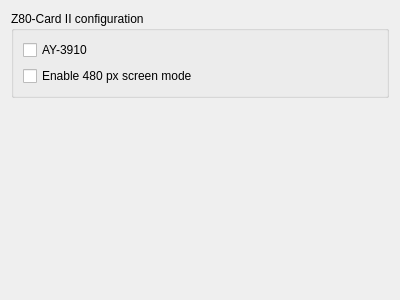
<?xml version="1.0" encoding="UTF-8"?>
<ui version="4.0">
 <class>OrionConfigWidget</class>
 <widget class="QWidget" name="OrionConfigWidget">
  <property name="geometry">
   <rect>
    <x>0</x>
    <y>0</y>
    <width>400</width>
    <height>300</height>
   </rect>
  </property>
  <property name="sizePolicy">
   <sizepolicy hsizetype="Preferred" vsizetype="Preferred">
    <horstretch>0</horstretch>
    <verstretch>0</verstretch>
   </sizepolicy>
  </property>
  <property name="windowTitle">
   <string notr="true">ApogeyConfigWidget</string>
  </property>
  <layout class="QVBoxLayout" name="verticalLayout_2">
   <item>
    <widget class="QGroupBox" name="Z80Cord2GroupBox">
     <property name="title">
      <string>Z80-Card II configuration</string>
     </property>
     <layout class="QVBoxLayout" name="verticalLayout_3">
      <item>
       <widget class="QCheckBox" name="ayCheckBox">
        <property name="text">
         <string notr="true">AY-3910</string>
        </property>
       </widget>
      </item>
      <item>
       <widget class="QCheckBox" name="enable480CheckBox">
        <property name="text">
         <string>Enable 480 px screen mode</string>
        </property>
       </widget>
      </item>
     </layout>
    </widget>
   </item>
   <item>
    <spacer name="verticalSpacer">
     <property name="orientation">
      <enum>Qt::Vertical</enum>
     </property>
     <property name="sizeHint" stdset="0">
      <size>
       <width>20</width>
       <height>40</height>
      </size>
     </property>
    </spacer>
   </item>
  </layout>
 </widget>
 <resources/>
 <connections/>
</ui>
